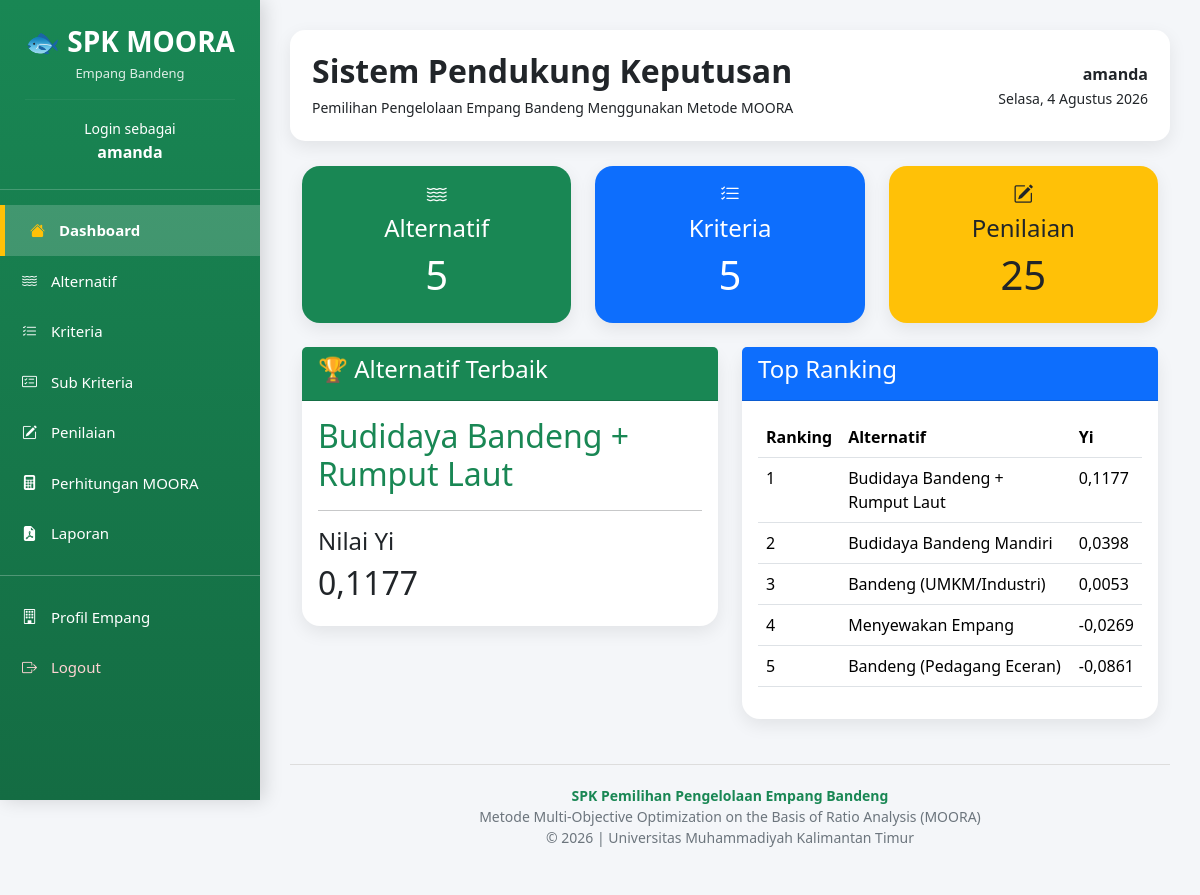
The app's page / (signed in) with its own data.
### alternatif/models.py (models this page shows, shortened)
class Alternatif(models.Model):
    kode = models.CharField(max_length=10)
    nama = models.CharField(max_length=255)

### dashboard/views.py (the view)
# urls.py: path("", views.index, name="alternatif"),
@login_required
def index(request):
    hasil = ranking()
    terbaik = hasil[0] if hasil else None
    context = {
        "jumlah_alternatif": Alternatif.objects.count(),
        "jumlah_kriteria": Kriteria.objects.count(),
        "jumlah_penilaian": Penilaian.objects.count(),
        "terbaik": terbaik,
        "ranking": hasil,
    }
    return render(
        request,
        "dashboard/index.html",
        context
    )

### moora/services.py (called while the page is built)
def matriks_keputusan():
    penilaian = Penilaian.objects.select_related(
        "alternatif",
        "kriteria",
        "subkriteria"
    )
    matriks = defaultdict(dict)
    for p in penilaian:
        matriks[p.alternatif.nama][p.kriteria.kode] = float(
            p.subkriteria.skor
        )
    return dict(matriks)

def normalisasi():
    matriks = matriks_keputusan()
    kriteria = Kriteria.objects.all()
    pembagi = {}
    for k in kriteria:
        jumlah = 0
        for alt in matriks:
            jumlah += matriks[alt][k.kode] ** 2
        pembagi[k.kode] = sqrt(jumlah)
    hasil = defaultdict(dict)
    for alt in matriks:
        for k in kriteria:
            hasil[alt][k.kode] = round(
                matriks[alt][k.kode] /
                pembagi[k.kode],
                4
            )
    return dict(hasil)

def terbobot():
    normal = normalisasi()
    hasil = defaultdict(dict)
    kriteria = Kriteria.objects.all()
    for alt in normal:
        for k in kriteria:
            hasil[alt][k.kode] = round(
                normal[alt][k.kode] *
                float(k.bobot),
                4
            )
    return dict(hasil)

def optimasi():
    bobot = terbobot()
    kriteria = Kriteria.objects.all()
    hasil = {}
    for alt in bobot:
        benefit = 0
        cost = 0
        for k in kriteria:
            nilai = bobot[alt][k.kode]
            if k.jenis.lower() == "benefit":
                benefit += nilai
            else:
                cost += nilai
        hasil[alt] = round(
            benefit - cost,
            4
        )
    return hasil

def ranking():
    hasil = optimasi()
    ranking = sorted(
        hasil.items(),
        key=lambda x: x[1],
        reverse=True
    )
    return ranking

### templates/dashboard/index.html
{% extends 'layouts/base.html' %} {% block content %}
<div class="container-fluid">
  <div class="row">
    <div class="col-lg-4 mb-4">
      <div class="card bg-success text-white">
        <div class="card-body text-center">
          <h5><i class="bi bi-water"></i></h5>
          <h4>Alternatif</h4>
          <h1>{{ jumlah_alternatif }}</h1>
        </div>
      </div>
    </div>
    <div class="col-lg-4 mb-4">
      <div class="card bg-primary text-white">
        <div class="card-body text-center">
          <h5><i class="bi bi-list-check"></i></h5>
          <h4>Kriteria</h4>
          <h1>{{ jumlah_kriteria }}</h1>
        </div>
      </div>
    </div>
    <div class="col-lg-4 mb-4">
      <div class="card bg-warning">
        <div class="card-body text-center">
          <h5><i class="bi bi-pencil-square"></i></h5>
          <h4>Penilaian</h4>
          <h1>{{ jumlah_penilaian }}</h1>
        </div>
      </div>
    </div>
  </div>
  <div class="row">
    <div class="col-md-6">
      <div class="card">
        <div class="card-header bg-success text-white">
          <h4>🏆 Alternatif Terbaik</h4>
        </div>
        <div class="card-body">
          {% if terbaik %}
          <h2 class="text-success">{{ terbaik.0 }}</h2>
          <hr />
          <h4>Nilai Yi</h4>
          <h2>{{ terbaik.1 }}</h2>
          {% else %} Belum ada hasil. {% endif %}
        </div>
      </div>
    </div>
    <div class="col-md-6">
      <div class="card">
        <div class="card-header bg-primary text-white">
          <h4>Top Ranking</h4>
        </div>
        <div class="card-body">
          <table class="table table-hover">
            <thead>
              <tr>
                <th>Ranking</th>
                <th>Alternatif</th>
                <th>Yi</th>
              </tr>
            </thead>
            <tbody>
              {% for item in ranking %}
              <tr>
                <td>{{ forloop.counter }}</td>
                <td>{{ item.0 }}</td>
                <td>{{ item.1 }}</td>
              </tr>
              {% endfor %}
            </tbody>
          </table>
        </div>
      </div>
    </div>
  </div>
</div>
{% endblock %}

### templates/layouts/base.html (shortened to what this page needs)
<!doctype html>
<html lang="id">
  <head>
    <link href="https://cdn.jsdelivr.net/npm/bootstrap@5.3.3/dist/css/bootstrap.min.css" rel="stylesheet" />
    <link rel="stylesheet" href="https://cdn.jsdelivr.net/npm/bootstrap-icons@1.11.3/font/bootstrap-icons.min.css" />
  </head>
  <body>
    <div class="sidebar">
      <div class="logo">
        <h3>🐟 SPK MOORA</h3>
        <p>Empang Bandeng</p>
        <hr />
        <small>Login sebagai</small>
        <br />
        <strong>{{ request.user.username }}</strong>
      </div>
      <div class="menu">
        <a href="/" class="{% if request.path == '/' %}active{% endif %}">
          <i class="bi bi-house-fill"></i>
          Dashboard
        </a>
        <a href="/alternatif/" class="{% if '/alternatif/' in request.path %}active{% endif %}">
          <i class="bi bi-water"></i>
          Alternatif
        </a>
        <a href="/kriteria/" class="{% if '/kriteria/' in request.path %}active{% endif %}">
          <i class="bi bi-list-check"></i>
          Kriteria
        </a>
        <a href="/subkriteria/" class="{% if '/subkriteria/' in request.path %}active{% endif %}">
          <i class="bi bi-card-checklist"></i>
          Sub Kriteria
        </a>
        <a href="/penilaian/" class="{% if '/penilaian/' in request.path %}active{% endif %}">
          <i class="bi bi-pencil-square"></i>
          Penilaian
        </a>
        <a href="/moora/" class="{% if '/moora/' in request.path %}active{% endif %}">
          <i class="bi bi-calculator-fill"></i>
          Perhitungan MOORA
        </a>
        <a href="/laporan/" class="{% if '/laporan/' in request.path %}active{% endif %}">
          <i class="bi bi-file-earmark-pdf-fill"></i>
          Laporan
        </a>
        <hr class="text-white" />
        <a href="/profil/" class="{% if '/profil/' in request.path %}active{% endif %}">
          <i class="bi bi-building"></i>
          Profil Empang
        </a>
        <a href="{% url 'logout' %}" class="logout">
          <i class="bi bi-box-arrow-right"></i>
          Logout
        </a>
      </div>
    </div>
    <div class="content">
      <div class="topbar d-flex justify-content-between align-items-center">
        <div>
          <h2>Sistem Pendukung Keputusan</h2>
          <small> Pemilihan Pengelolaan Empang Bandeng Menggunakan Metode MOORA </small>
        </div>
        <div class="text-end">
          <strong>{{ request.user.username }}</strong>
          <br />
          <small id="tanggal"></small>
        </div>
      </div>
      {% block content %} {% endblock %}
      <footer>
        <strong>SPK Pemilihan Pengelolaan Empang Bandeng</strong>
        <br />
        Metode Multi-Objective Optimization on the Basis of Ratio Analysis (MOORA)
        <br />
        © 2026 | Universitas Muhammadiyah Kalimantan Timur
      </footer>
    </div>
  </body>
</html>

### templates/layouts/base.html (style rules this page uses)
* { font-family: "Segoe UI", sans-serif; }
body { background: #f4f6f9; }
.sidebar { position: fixed; top: 0; left: 0; width: 260px; height: 100vh; overflow-y: auto; background: linear-gradient(180deg, #198754, #146c43); color: white; box-shadow: 4px 0 18px rgba(0, 0, 0, 0.15); z-index: 999; }
.logo { text-align: center; padding: 25px; border-bottom: 1px solid rgba(255, 255, 255, 0.2); }
.logo h3 { font-weight: bold; margin-bottom: 5px; }
.logo p { margin: 0; opacity: 0.85; font-size: 13px; }
.logo hr { border-color: rgba(255, 255, 255, 0.2); }
.menu { margin-top: 15px; }
.menu a { display: block; color: white; text-decoration: none; padding: 14px 22px; transition: 0.25s; font-size: 15px; }
.menu a.active { background: rgba(255, 255, 255, 0.18); border-left: 5px solid #ffc107; padding-left: 25px; font-weight: 600; }
.menu a.active i { color: #ffc107; }
.menu a.logout { color: #ffd3d3; }
.menu i { margin-right: 10px; }
.content { margin-left: 260px; padding: 30px; min-height: 100vh; }
.topbar { background: white; border-radius: 15px; padding: 22px; box-shadow: 0 6px 18px rgba(0, 0, 0, 0.08); margin-bottom: 25px; }
.topbar h2 { font-weight: 700; margin-bottom: 5px; }
.card { border: none; border-radius: 18px; box-shadow: 0 6px 18px rgba(0, 0, 0, 0.08); }
.table { background: white; }
footer { margin-top: 45px; padding: 20px; text-align: center; color: #6c757d; border-top: 1px solid #ddd; font-size: 14px; }
footer strong { color: #198754; }

### records on screen
Alternatif: nama "Budidaya Bandeng + Rumput Laut", nama "Budidaya Bandeng + Rumput Laut"
Alternatif: nama "Budidaya Bandeng Mandiri"
Alternatif: nama "Bandeng (UMKM/Industri)"
Alternatif: nama "Menyewakan Empang"
Alternatif: nama "Bandeng (Pedagang Eceran)"

### other values on screen
{{ request.user.username }} "amanda"
{{ jumlah_alternatif }} "5"
{{ jumlah_kriteria }} "5"
{{ jumlah_penilaian }} "25"
{{ terbaik.1 }} "0,1177"
{{ item.1 }} "0,1177" "0,0398" "0,0053" "-0,0269" "-0,0861"
